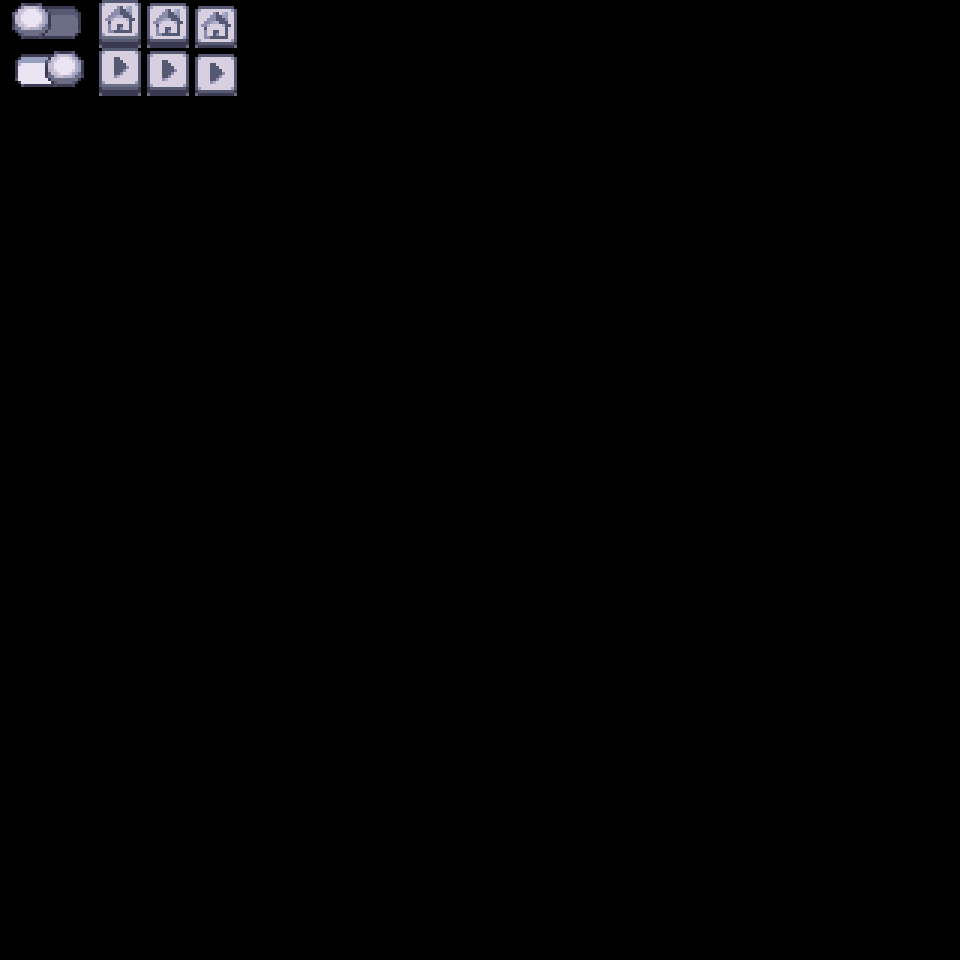

This game map was drawn from its Tiled (.tmx) file and the tilesets committed beside it. A one-line description and the full map source follow:
An orthogonal 20x20 tile map with 48x48 px tiles, 1 tile layer (圖塊層 1).

<map version="1.10" tiledversion="1.10.1" orientation="orthogonal" renderorder="right-down" width="20" height="20" tilewidth="48" tileheight="48" infinite="0" nextlayerid="3" nextobjectid="1">
 <tileset firstgid="1" source="../tilesets/Modern_UI_Style_2_48x48.tsx" />
 <layer id="1" name="圖塊層 1" width="20" height="20">
  <data encoding="csv">
1294,1295,1503,1504,1505,0,0,0,0,0,0,0,0,0,0,0,0,0,0,0,
1296,1297,1593,1594,1595,0,0,0,0,0,0,0,0,0,0,0,0,0,0,0,
0,0,0,0,0,0,0,0,0,0,0,0,0,0,0,0,0,0,0,0,
0,0,0,0,0,0,0,0,0,0,0,0,0,0,0,0,0,0,0,0,
0,0,0,0,0,0,0,0,0,0,0,0,0,0,0,0,0,0,0,0,
0,0,0,0,0,0,0,0,0,0,0,0,0,0,0,0,0,0,0,0,
0,0,0,0,0,0,0,0,0,0,0,0,0,0,0,0,0,0,0,0,
0,0,0,0,0,0,0,0,0,0,0,0,0,0,0,0,0,0,0,0,
0,0,0,0,0,0,0,0,0,0,0,0,0,0,0,0,0,0,0,0,
0,0,0,0,0,0,0,0,0,0,0,0,0,0,0,0,0,0,0,0,
0,0,0,0,0,0,0,0,0,0,0,0,0,0,0,0,0,0,0,0,
0,0,0,0,0,0,0,0,0,0,0,0,0,0,0,0,0,0,0,0,
0,0,0,0,0,0,0,0,0,0,0,0,0,0,0,0,0,0,0,0,
0,0,0,0,0,0,0,0,0,0,0,0,0,0,0,0,0,0,0,0,
0,0,0,0,0,0,0,0,0,0,0,0,0,0,0,0,0,0,0,0,
0,0,0,0,0,0,0,0,0,0,0,0,0,0,0,0,0,0,0,0,
0,0,0,0,0,0,0,0,0,0,0,0,0,0,0,0,0,0,0,0,
0,0,0,0,0,0,0,0,0,0,0,0,0,0,0,0,0,0,0,0,
0,0,0,0,0,0,0,0,0,0,0,0,0,0,0,0,0,0,0,0,
0,0,0,0,0,0,0,0,0,0,0,0,0,0,0,0,0,0,0,0
</data>
 </layer>
</map>
